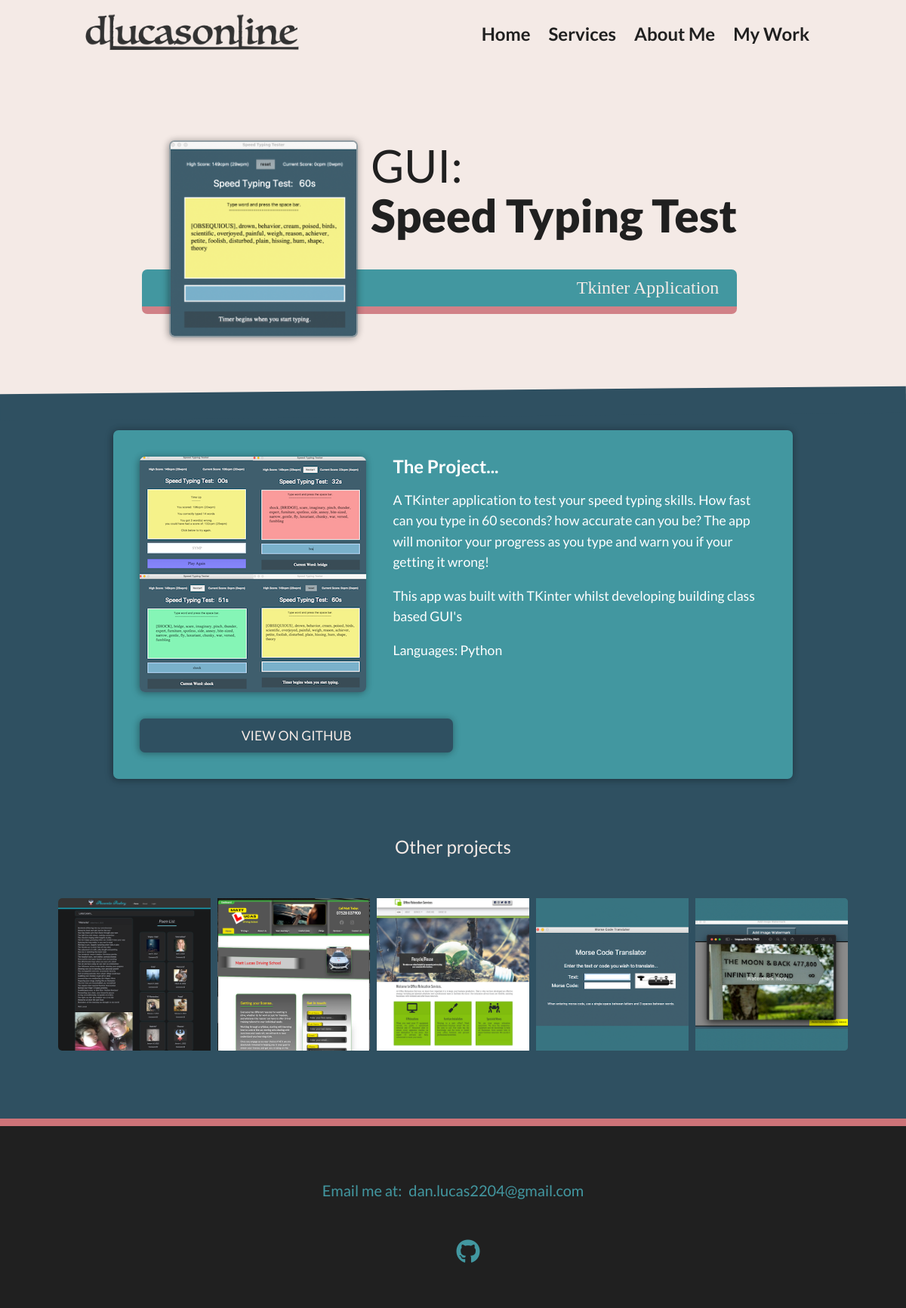
The app's page /portfolio/4 with its own data.
### app.py (models this page shows)
class Project(db.Model):
  id = db.Column(db.Integer, primary_key=True)
  project_type = db.Column(db.String(150), nullable=False)
  title = db.Column(db.String(150), nullable=False)
  sub_title = db.Column(db.String(150), nullable=False)
  project_general = db.Column(db.String(250), nullable=False)
  project_tools = db.Column(db.String(250), nullable=False)
  project_languages = db.Column(db.String(250), nullable=False)
  main_img = db.Column(db.String(250), nullable=False)
  project_img = db.Column(db.String(250), nullable=False)
  github_link = db.Column(db.String(250))
  website_link = db.Column(db.String(250))

### app.py (the view)
@app.route('/portfolio/<project_id>', methods=['GET', 'POST'])
def portfolio_page(project_id):
  project = Project.query.get_or_404(project_id)
  projects = [item for item in Project.query.all() if item.id != project.id]
  return render_template('portfolio_item.html', title="Portfolio", project=project, projects=projects)

### templates/portfolio_item.html (shortened to what this page needs)
{% extends 'base.html' %}
{% block content %}
<section class="intro project-item" id="intro">
  <h1 class="section__title section__title--intro section__title_portfolio--intro">
    {{ project.project_type }}: <span>{{ project.title }}</span>
  </h1>
  <img
    src="{{ url_for('static', filename='images/' + project.main_img) }}"
    alt=""
    class="intro__img"
  />
  <p class="section__subtitle section__subtitle--intro">{{ project.sub_title }}</p>
</section>
<div class="portfolio-item__details">
  <div class="portfolio-item__content">
    <div class="portfolio-item__info">
      <div class="portfolio-item__text">
        <h3>The Project...</h3>
        <p>{{ project.project_general }}</p>
        <p>{{ project.project_tools }}</p>
        <p>Languages: {{ project.project_languages }}</p>
      </div>
      <img
        src="{{ url_for('static', filename='images/' + project.project_img) }}"
        alt=""
      />
    </div>
    <div class="btn__options">
      <a
        href="https://{{ project.github_link }}"
        target="blank"
        class="btn btn__portfolio"
        style="margin-right: 1em"
        >View On Github</a
      >
    </div>
  </div>
</div>
<section class="my-work__portfolio" id="work">
  <p class="section__subtitle section__subtitle--my-work">Other projects</p>
  <div class="portfolio">
    {% if projects %} {% for project in projects %}
    <a
      href="{{ url_for('portfolio_page', project_id=project.id) }}"
      class="portfolio__item"
    >
      <div class="img_wrapper">
        <img
          src="{{ url_for('static', filename='images/' + project.main_img) }}"
          alt=""
          class="portfolio__img"
        />
      </div>
    </a>
    {% endfor %} {% endif %}
  </div>
</section>
{% endblock content %}

### records on screen
Project: project_type "GUI", title "Speed Typing Test", main_img (picture), sub_title "Tkinter Application", project_general "A TKinter application to test your speed typing skills. How fast can you type in 60 seconds? how accurate can you be? The app will monitor your progress as you type and warn you if your getting it wrong!", project_tools "This app was built with TKinter whilst developing building class based GUI's", project_languages "Python", project_img (picture)
Project: main_img (picture)
Project: main_img (picture)
Project: main_img (picture)
Project: main_img (picture)
Project: main_img (picture)
